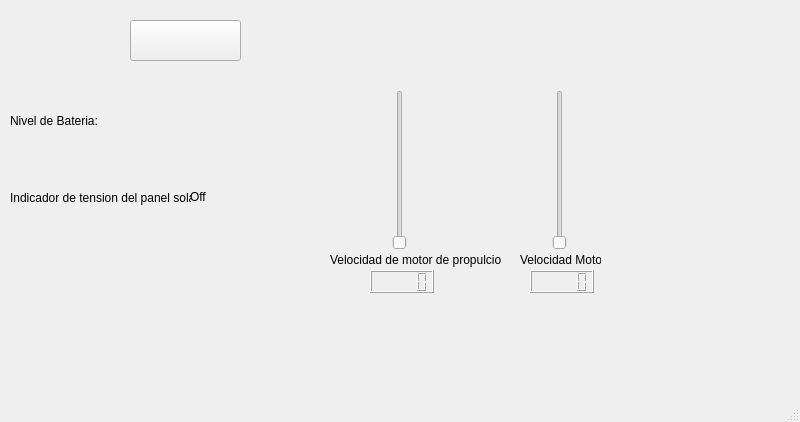
<?xml version="1.0" encoding="UTF-8"?>
<ui version="4.0">
 <class>MainWindow</class>
 <widget class="QMainWindow" name="MainWindow">
  <property name="geometry">
   <rect>
    <x>0</x>
    <y>0</y>
    <width>800</width>
    <height>422</height>
   </rect>
  </property>
  <property name="windowTitle">
   <string>MainWindow</string>
  </property>
  <widget class="QWidget" name="centralwidget">
   <widget class="QLabel" name="label">
    <property name="geometry">
     <rect>
      <x>10</x>
      <y>100</y>
      <width>91</width>
      <height>41</height>
     </rect>
    </property>
    <property name="text">
     <string>Nivel de Bateria:</string>
    </property>
   </widget>
   <widget class="QSlider" name="verticalSlider">
    <property name="geometry">
     <rect>
      <x>550</x>
      <y>90</y>
      <width>19</width>
      <height>160</height>
     </rect>
    </property>
    <property name="orientation">
     <enum>Qt::Vertical</enum>
    </property>
   </widget>
   <widget class="QLabel" name="Motor">
    <property name="geometry">
     <rect>
      <x>520</x>
      <y>250</y>
      <width>81</width>
      <height>20</height>
     </rect>
    </property>
    <property name="text">
     <string>Velocidad Motor </string>
    </property>
   </widget>
   <widget class="QLCDNumber" name="lcdNumber">
    <property name="geometry">
     <rect>
      <x>530</x>
      <y>270</y>
      <width>64</width>
      <height>23</height>
     </rect>
    </property>
   </widget>
   <widget class="QLabel" name="label_2">
    <property name="geometry">
     <rect>
      <x>100</x>
      <y>120</y>
      <width>47</width>
      <height>13</height>
     </rect>
    </property>
    <property name="text">
     <string/>
    </property>
   </widget>
   <widget class="QLabel" name="label_3">
    <property name="geometry">
     <rect>
      <x>0</x>
      <y>-10</y>
      <width>121</width>
      <height>101</height>
     </rect>
    </property>
    <property name="text">
     <string/>
    </property>
    <property name="pixmap">
     <pixmap>Sin título.png</pixmap>
    </property>
   </widget>
   <widget class="QLabel" name="label_4">
    <property name="geometry">
     <rect>
      <x>10</x>
      <y>190</y>
      <width>181</width>
      <height>16</height>
     </rect>
    </property>
    <property name="text">
     <string>Indicador de tension del panel solar:</string>
    </property>
   </widget>
   <widget class="QLabel" name="label_5">
    <property name="geometry">
     <rect>
      <x>190</x>
      <y>190</y>
      <width>47</width>
      <height>13</height>
     </rect>
    </property>
    <property name="text">
     <string>Off</string>
    </property>
   </widget>
   <widget class="QPushButton" name="pushButton">
    <property name="geometry">
     <rect>
      <x>130</x>
      <y>20</y>
      <width>111</width>
      <height>41</height>
     </rect>
    </property>
    <property name="text">
     <string/>
    </property>
    <property name="icon">
     <iconset>
      <normaloff>Boton_para_zarpar.png</normaloff>Boton_para_zarpar.png</iconset>
    </property>
    <property name="iconSize">
     <size>
      <width>250</width>
      <height>250</height>
     </size>
    </property>
   </widget>
   <widget class="QSlider" name="verticalSlider_2">
    <property name="geometry">
     <rect>
      <x>390</x>
      <y>90</y>
      <width>19</width>
      <height>160</height>
     </rect>
    </property>
    <property name="orientation">
     <enum>Qt::Vertical</enum>
    </property>
   </widget>
   <widget class="QLCDNumber" name="lcdNumber_2">
    <property name="geometry">
     <rect>
      <x>370</x>
      <y>270</y>
      <width>64</width>
      <height>23</height>
     </rect>
    </property>
   </widget>
   <widget class="QLabel" name="LecturaProp">
    <property name="geometry">
     <rect>
      <x>330</x>
      <y>250</y>
      <width>171</width>
      <height>20</height>
     </rect>
    </property>
    <property name="text">
     <string>Velocidad de motor de propulcion</string>
    </property>
   </widget>
  </widget>
  <widget class="QMenuBar" name="menubar">
   <property name="geometry">
    <rect>
     <x>0</x>
     <y>0</y>
     <width>800</width>
     <height>21</height>
    </rect>
   </property>
  </widget>
  <widget class="QStatusBar" name="statusbar"/>
 </widget>
 <resources/>
 <connections>
  <connection>
   <sender>verticalSlider</sender>
   <signal>valueChanged(int)</signal>
   <receiver>lcdNumber</receiver>
   <slot>display(int)</slot>
   <hints>
    <hint type="sourcelabel">
     <x>557</x>
     <y>153</y>
    </hint>
    <hint type="destinationlabel">
     <x>588</x>
     <y>300</y>
    </hint>
   </hints>
  </connection>
  <connection>
   <sender>verticalSlider_2</sender>
   <signal>actionTriggered(int)</signal>
   <receiver>lcdNumber_2</receiver>
   <slot>display(int)</slot>
   <hints>
    <hint type="sourcelabel">
     <x>402</x>
     <y>163</y>
    </hint>
    <hint type="destinationlabel">
     <x>428</x>
     <y>300</y>
    </hint>
   </hints>
  </connection>
 </connections>
</ui>
